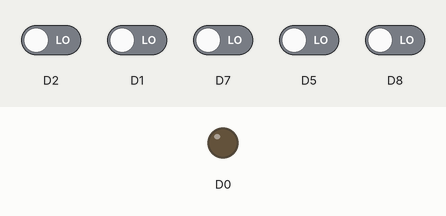
A sketch run on a simulated ESP8266 (NodeMCU). Parts: output pins drawn as LEDs (lit = HIGH). Dashed ring = blinking. The inputs (shaded band) are chosen by the test bench; at power-on: D1, D2, D5, D7, D8 LOW. WiFi joins after 1.5 s; servers stay silent unless stated; what the sketch prints to the serial monitor is not drawn.

Above: at 2.7 s.
2.8 s: D2 driven HIGH
At 5.3 s:
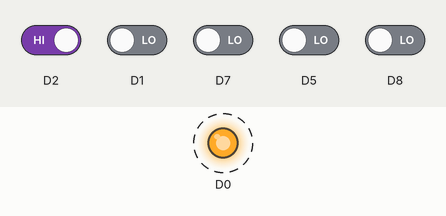
5.8 s: D2 driven LOW
8.3 s: D1 driven HIGH
At 8.7 s:
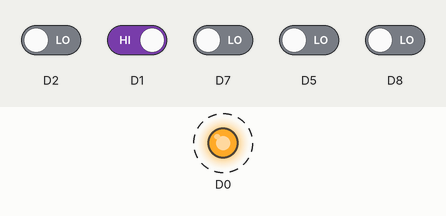
11.3 s: D1 driven LOW
13.8 s: D7 driven HIGH
At 17.2 s:
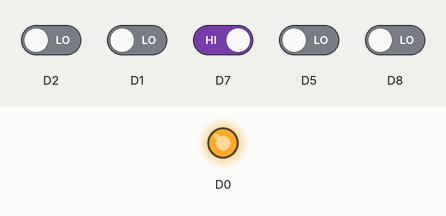
Timing chart, 0 to 20.8 s (numbered marks = the images above; inputs shaded):
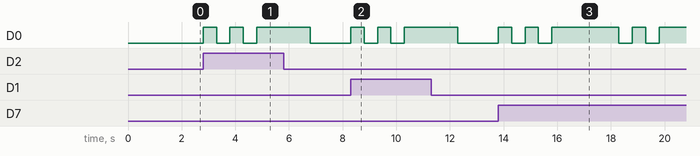

Measured:
- after the input at 2.8 s, D0: alternates HIGH for 0.50 s and LOW for 0.50 s, starting at once
- after the input at 8.3 s, D0: alternates HIGH for 0.50 s and LOW for 0.50 s, starting at once
- after the input at 13.8 s, D0: LOW → HIGH at once, → LOW 0.50 s later, → HIGH 0.50 s later, → LOW 0.50 s later, … (9 changes in this stretch)

The sketch:

wifi_1.ino
```cpp
#include <ESP8266WiFi.h>
#include <WiFiClient.h>
#include <TridentTD_LineNotify.h>
#define LINE_TOKEN "Qc3pWHBH6McWjc0VmLhlu8ieaM3ecdsH8O3cINKklmQ"


int GAS;
int FLAME;
int TempH;
int TempL;
int C0;
const char* ssid = "Tenda";
const char* password = "0000000000";

void setup() {
  Serial.begin(115200);
  WiFi.mode(WIFI_STA);
  WiFi.begin(ssid, password);
  Serial.print("\n\r \n\rWorking to connect");
  while (WiFi.status() != WL_CONNECTED) {
    delay(500);
    Serial.print(".");
  }
  Serial.println("");
  Serial.println("arduino test");
  Serial.print("Connected to ");
  Serial.println(ssid);
  Serial.print("IP address: ");
  Serial.println(WiFi.localIP());
}

void loop() {

  TempH = digitalRead(D1);
  if (TempH == 1) {
    pinMode(D0, OUTPUT);
    digitalWrite(D0, HIGH);
    delay(500);
    digitalWrite(D0, LOW);
    delay(500);
    digitalWrite(D0, HIGH);
    delay(500);
    digitalWrite(D0, LOW);
    delay(500);
    digitalWrite(D0, HIGH);
    Serial.println("The temperature is too high");
    LINE.setToken(LINE_TOKEN);
    LINE.notify("室內溫度過高");
    delay(2000);
  }
  if (TempH == 0) {
    pinMode(D0, OUTPUT);
    digitalWrite(D0, LOW);
  }
  TempL = digitalRead(D2);
  if (TempL == 1) {
    pinMode(D0, OUTPUT);
    digitalWrite(D0, HIGH);
    delay(500);
    digitalWrite(D0, LOW);
    delay(500);
    digitalWrite(D0, HIGH);
    delay(500);
    digitalWrite(D0, LOW);
    delay(500);
    digitalWrite(D0, HIGH);
    Serial.println("The temperature is too low");
    LINE.setToken(LINE_TOKEN);
    LINE.notify("室內溫度過低");
    delay(2000);
  }
  if (TempL == 0) {
    pinMode(D0, OUTPUT);
    digitalWrite(D0, LOW);
  }
  GAS = digitalRead(D5);
  if (GAS == 1) {
    pinMode(D0, OUTPUT);
    digitalWrite(D0, HIGH);
    delay(500);
    digitalWrite(D0, LOW);
    delay(500);
    digitalWrite(D0, HIGH);
    delay(500);
    digitalWrite(D0, LOW);
    delay(500);
    digitalWrite(D0, HIGH);
    Serial.println("Gas conc. is too high");
    LINE.setToken(LINE_TOKEN);
    LINE.notify("瓦斯濃度過高");
    delay(2000);
  }
  if (GAS == 0) {
    pinMode(D0, OUTPUT);
    digitalWrite(D0, LOW);
  }
  FLAME = digitalRead(D7);
  if (FLAME == 1) {
    pinMode(D0, OUTPUT);
    digitalWrite(D0, HIGH);
    delay(500);
    digitalWrite(D0, LOW);
    delay(500);
    digitalWrite(D0, HIGH);
    delay(500);
    digitalWrite(D0, LOW);
    delay(500);
    digitalWrite(D0, HIGH);
    Serial.println("Fire Detected");
    LINE.setToken(LINE_TOKEN);
    LINE.notify("偵測到有火源");
    delay(2000);
  }
  if (FLAME == 0) {
    pinMode(D0, OUTPUT);
    digitalWrite(D0, LOW);
  }
  C0 = digitalRead(D8);
  if (C0 == 1) {
    pinMode(D0, OUTPUT);
    digitalWrite(D0, HIGH);
    delay(500);
    digitalWrite(D0, LOW);
    delay(500);
    digitalWrite(D0, HIGH);
    delay(500);
    digitalWrite(D0, LOW);
    delay(500);
    digitalWrite(D0, HIGH);
    Serial.println("Fire Detected");
    LINE.setToken(LINE_TOKEN);
    LINE.notify("一氧化碳濃度過高");
    delay(2000);
  }
  if (C0 == 0) {
    pinMode(D0, OUTPUT);
    digitalWrite(D0, LOW);
  }
}
```
